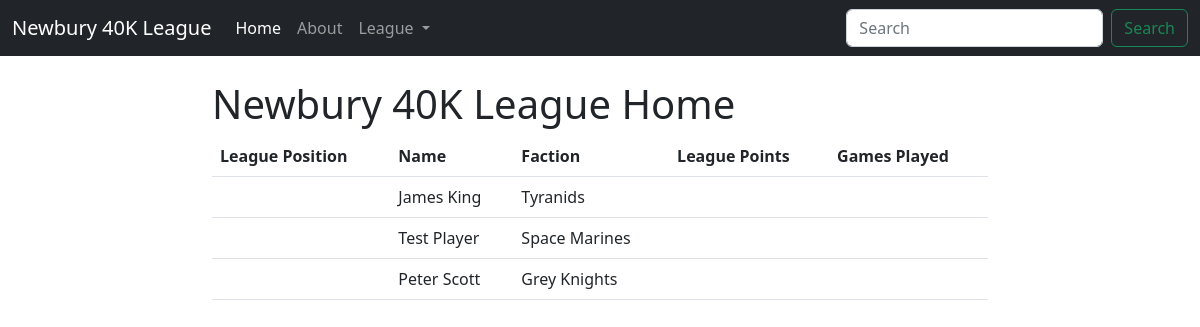
Before: / with the older database file.
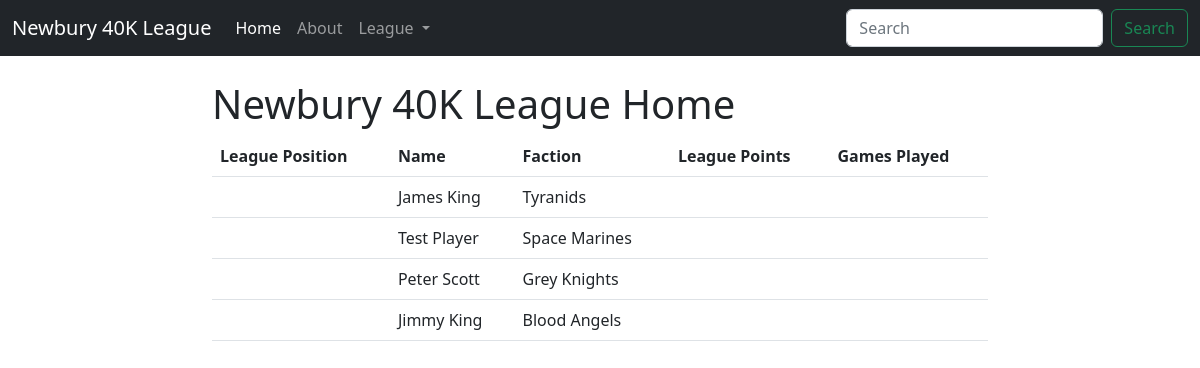
After: the same page with the newer database file.
### league/models.py (models this page shows, shortened)
class Player(models.Model):
    user_id = models.OneToOneField(User, on_delete=models.CASCADE)
    name = models.CharField(max_length=50)
    email = models.EmailField(max_length=100)
    faction = models.TextField()

### league/views.py (the view)
# urls.py: 2. Add a URL to urlpatterns:  path('', views.home, name='home')
def home(request):
    players = models.Player.objects.all()
    context = {
        'players': players
    }
    return render(request, "league/home.html", context)

### league/templates/league/home.html
{% extends 'league/base.html' %}
{% block content %}
<h1>Newbury 40K League Home</h1>
    <table class="table">
        <thead>
          <tr>
            <th scope="col">League Position</th>
            <th scope="col">Name</th>
            <th scope="col">Faction</th>
            <th scope="col">League Points</th>
            <th scope="col">Games Played</th>
          </tr>
        </thead>
        {% for player in players %}
        <tbody>
          <tr>
            <th scope="row">{{ player.league_position }}</th>
            <td>{{ player.name }}</td>
            <td>{{ player.faction }}</td>
            <td>{{ player.league_points }}</td>
            <td>{{ player.games_played }}</td>
          </tr>
        </tbody>
        {% endfor %}
      </table>
{% endblock content %}

### league/templates/league/base.html (shortened to what this page needs)
<!DOCTYPE html>
<html lang="en">
<head>
    <link href="https://cdn.jsdelivr.net/npm/bootstrap@5.2.3/dist/css/bootstrap.min.css" rel="stylesheet"
>
</head>
<body>
    <nav class="navbar navbar-expand-lg navbar-dark bg-dark">
        <div class="container-fluid">
            <a class="navbar-brand" href="{% url 'home' %}">Newbury 40K League</a>
            <div class="collapse navbar-collapse" id="navbarSupportedContent">
                <ul class="navbar-nav me-auto mb-2 mb-lg-0">
                    <li class="nav-item">
                        <a class="nav-link active" aria-current="page" href="{% url 'home' %}">Home</a>
                    </li>
                    <li class="nav-item">
                        <a class="nav-link" href="{% url 'about' %}">About</a>
                    </li>
                    <li class="nav-item dropdown">
                        <a class="nav-link dropdown-toggle" href="#" role="button" data-bs-toggle="dropdown"
                            aria-expanded="false">
                            League
                        </a>
                    </li>
                </ul>
                <form class="d-flex" role="search">
                    <input class="form-control me-2" type="search" placeholder="Search" aria-label="Search">
                    <button class="btn btn-outline-success" type="submit">Search</button>
                </form>
            </div>
        </div>
    </nav>
    <div class="container col-8 mt-4">
        {% block content %}
        {% endblock content %}
    </div>
</body>
</html>

Changed rows visible on the page:
added Player: name "Jimmy King", faction "Blood Angels"
